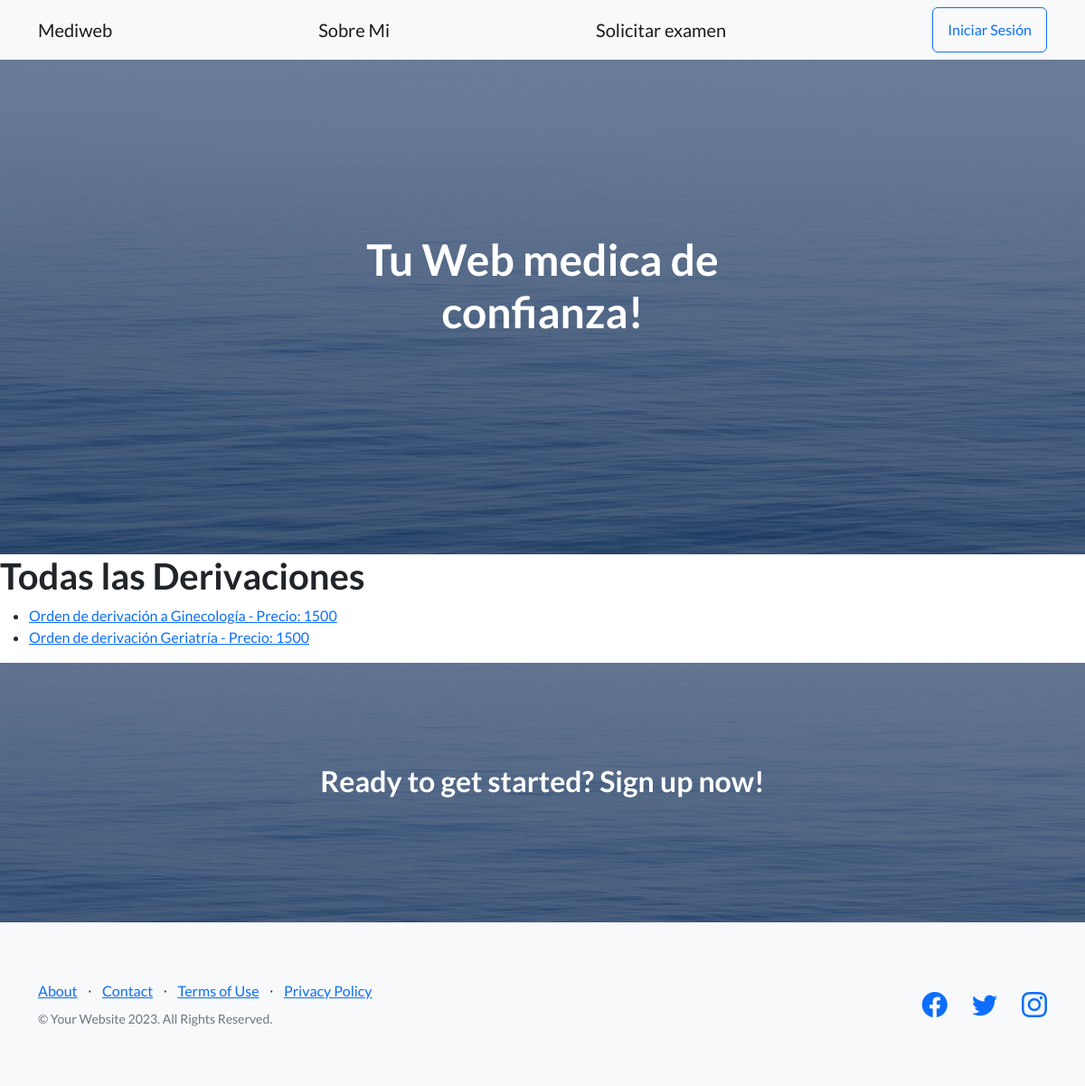
/derivaciones, run on an earlier commit of the app's database.
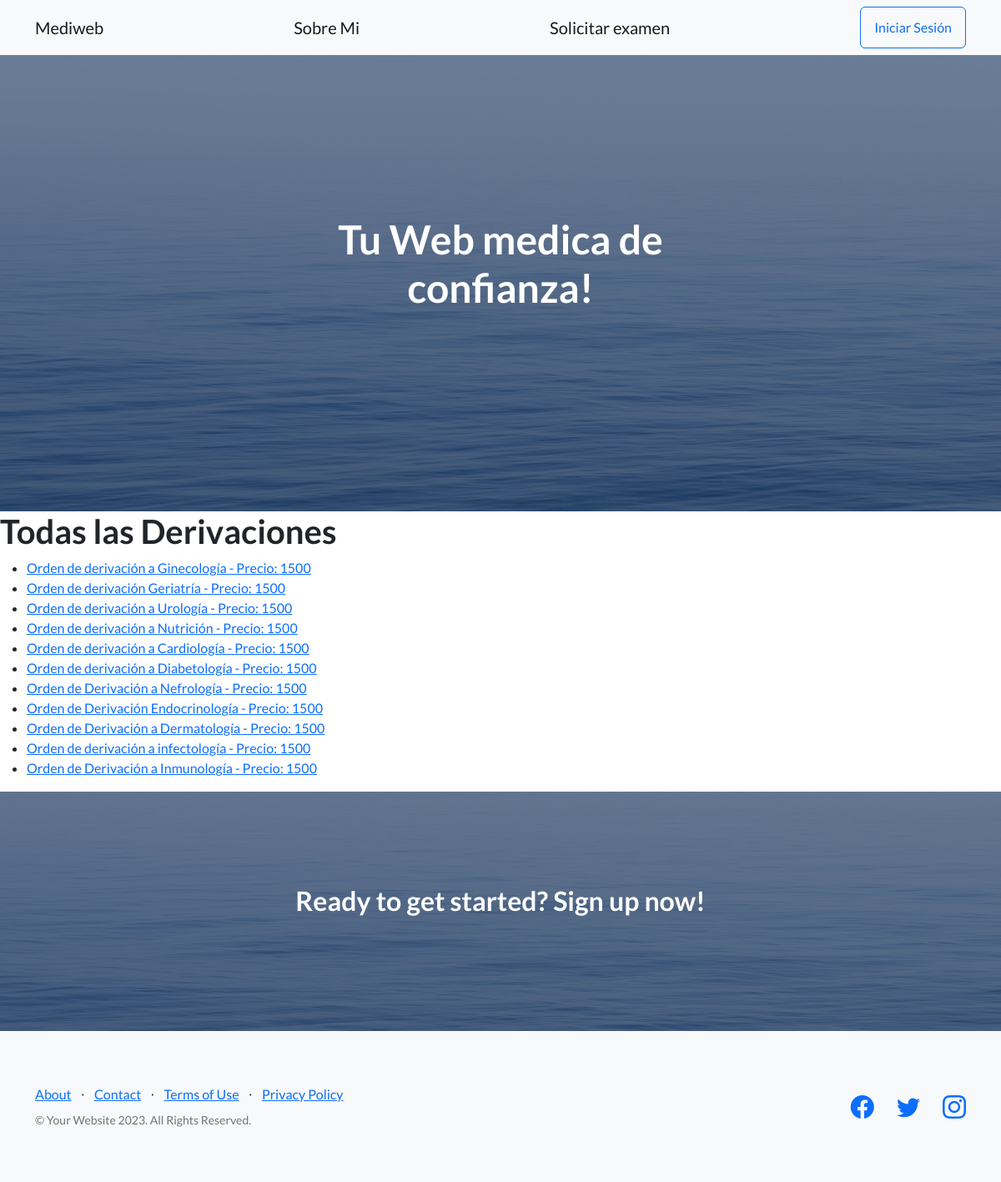
And on a later commit of the database.
### AppWeb/models.py (models this page shows, shortened)
class Derivacion(models.Model):
    nombre = models.CharField(max_length=100)
    descripcion = models.TextField(blank=True)
    precio = models.DecimalField(max_digits=10, decimal_places=0)
    imagen_url = models.CharField(max_length=200, null=True, blank=True)

### AppWeb/views.py (the view)
# urls.py: path('derivaciones', views.ver_derivaciones, name='derivaciones'),
def ver_derivaciones(request):
    derivaciones = Derivacion.objects.all()
    return render(request, 'derivaciones/derivaciones.html', {'derivaciones': derivaciones})

### AppWeb/templates/derivaciones/derivaciones.html (shortened to what this page needs)
{% extends 'base.html' %}
{% load static %}
{% block content %}
<h1>Todas las Derivaciones</h1>
<ul>
    {% for derivacion in derivaciones %}
        <li>
            <a href="{% url 'ver_diagnosticos' derivacion.id %}">
                {{ derivacion.nombre }} - Precio: {{ derivacion.precio }}
            </a>
        </li>
    {% endfor %}
</ul>
{% endblock %}

### AppWeb/templates/base.html (shortened to what this page needs)
<!DOCTYPE html>
<html lang="en">
    <head>
        {% load static %}
        <link rel="stylesheet" href="https://stackpath.bootstrapcdn.com/bootstrap/4.5.2/css/bootstrap.min.css">
        <link href="https://cdn.jsdelivr.net/npm/bootstrap-icons@1.5.0/font/bootstrap-icons.css" rel="stylesheet" type="text/css" />
        <link href="{% static 'css/styles.css' %}" rel="stylesheet"/>
        <link rel="stylesheet" href="https://cdnjs.cloudflare.com/ajax/libs/toastify-js/1.11.0/toastify.min.css">
    </head>
    <body>
        <nav class="navbar navbar-light bg-light static-top">
            <div class="container">
                <a class="navbar-brand" href="{% url 'index' %}">Mediweb</a>
                <a class="navbar-brand" href="{% url 'index' %}">Sobre Mi</a>
                <a class="navbar-brand" href="{% url 'ver_categorias' %}">Solicitar examen</a>
                {% if request.user.is_authenticated %}
                <div class="navbar-item">
                    <a href="{% url 'mi_cuenta' %}" class="navbar-link">
                        Hola {{ request.user.nombre|default:request.user.username }} {{ request.user.apellido|default:'' }}
                    </a>
                    <a href="{% url 'resumen_carrito' %}" class="btn btn-outline-dark">Mi carrito</a>
                    <a href="{% url 'logout' %}" class="btn btn-outline-secondary">Cerrar sesión</a>
                </div>
            {% else %}
                <a class="btn btn-outline-primary" href="{% url 'login' %}">Iniciar Sesión</a>
            {% endif %}
            </div>
        </nav>
    <header class="masthead">
        <div class="container position-relative">
            <div class="row justify-content-center">
                <div class="col-xl-6">
                    <div class="text-center text-white">
                        <h1 class="mb-5">Tu Web medica de confianza!</h1>
                    </div>
                </div>
            </div>
        </div>
    </header>
    {% block content %}
    {% endblock %}
    <section class="call-to-action text-white text-center" id="signup">
        <div class="container position-relative">
            <div class="row justify-content-center">
                <div class="col-xl-6">
                    <h2 class="mb-4">Ready to get started? Sign up now!</h2>
                </div>
            </div>
        </div>
    </section>
    <footer class="footer bg-light">
        <div class="container">
            <div class="row">
                <div class="col-lg-6 h-100 text-center text-lg-start my-auto">
                    <ul class="list-inline mb-2">
                        <li class="list-inline-item"><a href="#!">About</a></li>
                        <li class="list-inline-item">⋅</li>
                        <li class="list-inline-item"><a href="#!">Contact</a></li>
                        <li class="list-inline-item">⋅</li>
                        <li class="list-inline-item"><a href="#!">Terms of Use</a></li>
                        <li class="list-inline-item">⋅</li>
                        <li class="list-inline-item"><a href="#!">Privacy Policy</a></li>
                    </ul>
                    <p class="text-muted small mb-4 mb-lg-0">&copy; Your Website 2023. All Rights Reserved.</p>
                </div>
                <div class="col-lg-6 h-100 text-center text-lg-end my-auto">
                    <ul class="list-inline mb-0">
                        <li class="list-inline-item me-4">
                            <a href="#!"><i class="bi-facebook fs-3"></i></a>
                        </li>
                        <li class="list-inline-item me-4">
                            <a href="#!"><i class="bi-twitter fs-3"></i></a>
                        </li>
                        <li class="list-inline-item">
                            <a href="#!"><i class="bi-instagram fs-3"></i></a>
                        </li>
                    </ul>
                </div>
            </div>
        </div>
    </footer>
</body>
</html>

What changed in the data, as far as the page shows it:
added Derivacion: nombre "Orden de derivación a Urología", precio "1500"
added Derivacion: nombre "Orden de derivación a Nutrición", precio "1500"
added Derivacion: nombre "Orden de derivación a Cardiología", precio "1500"
added Derivacion: nombre "Orden de derivación a Diabetología", precio "1500"
added Derivacion: nombre "Orden de Derivación a Nefrología", precio "1500"
added Derivacion: nombre "Orden de Derivación Endocrinología", precio "1500"
added Derivacion: nombre "Orden de Derivación a Dermatología", precio "1500"
added Derivacion: nombre "Orden de derivación a infectología", precio "1500"
added Derivacion: nombre "Orden de Derivación a Inmunología", precio "1500"
